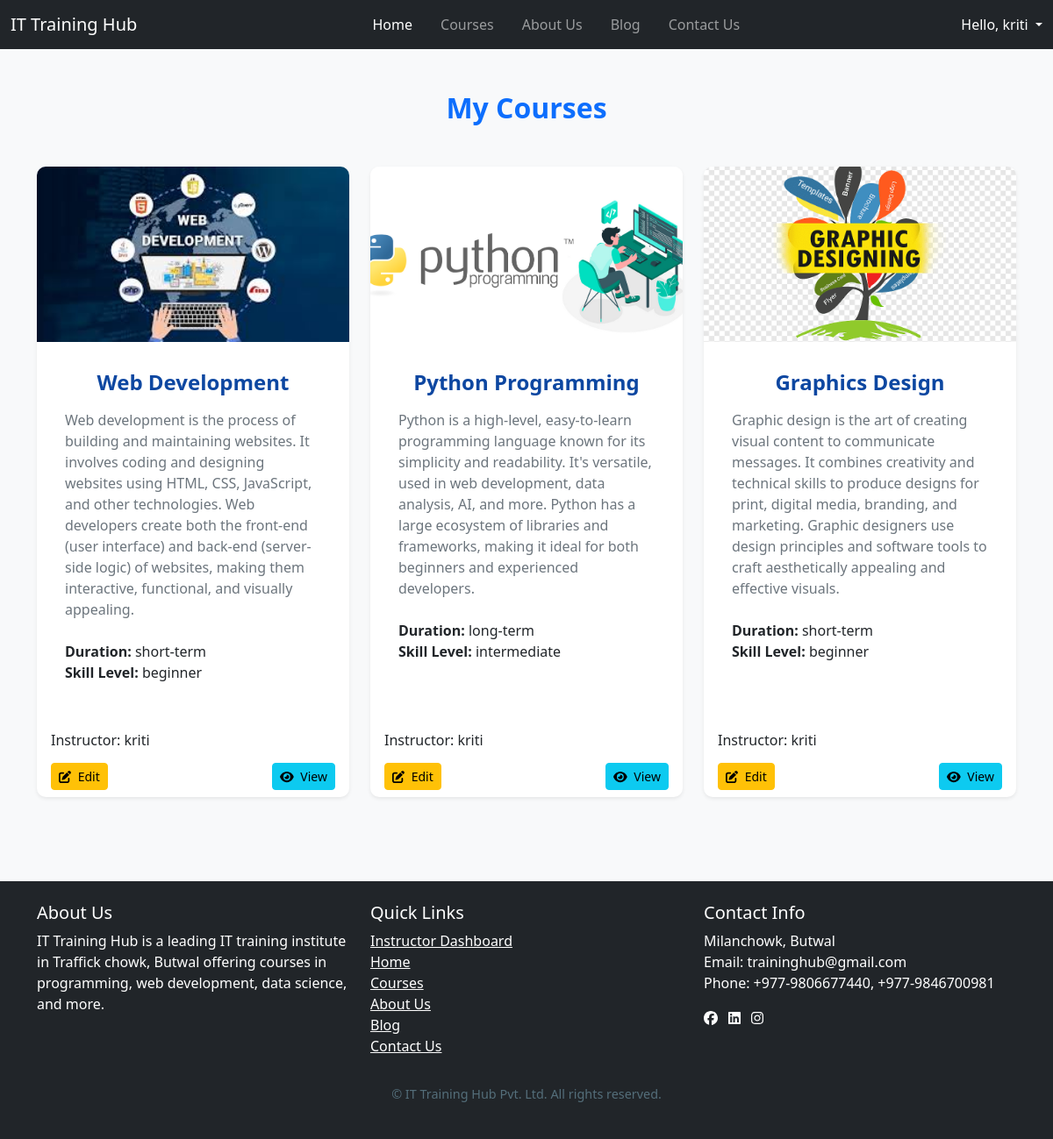
Page /instructor/mycourse/ (signed in) on the committed database.
### myapp/models.py (models this page shows, shortened)
class CustomUser(AbstractUser):
    USER_TYPE = (
        ("student", "Student"),
        ("instructor", "Instructor"),
    )
    user_type = models.CharField(max_length=100, choices=USER_TYPE)
    instructor_applied = models.BooleanField(default=False)
    instructor_approved = models.BooleanField(default=False)
    is_active = models.BooleanField(default=True)
    user_profile_image = models.ImageField(upload_to="images/profile_images/")
    phone = models.CharField(max_length=15, blank=True, null=True)
    address = models.TextField(blank=True, null=True)
    bio = models.TextField(blank=True, null=True)
    def __str__(self):
        return self.username

class Course(models.Model):
    SKILL_LEVEL_CHOICES = [
        ('beginner', 'Beginner'),
        ('intermediate', 'Intermediate'),
        ('advanced', 'Advanced'),
    ]
    DURATION_CHOICES = [
        ('short-term', 'Short-term'),
        ('long-term', 'Long-term'),
    ]
    instructor = models.ForeignKey(
    settings.AUTH_USER_MODEL,
    on_delete=models.CASCADE,
    null=True,
    blank=True,
    related_name='courses'
)
    name = models.CharField(max_length=300)
    old_fee = models.DecimalField(max_digits=8, decimal_places=2, null=True, blank=True)
    description = models.TextField()
    duration = models.CharField(max_length=20, choices=DURATION_CHOICES)
    fee = models.DecimalField(max_digits=10, decimal_places=2)
    skill_level = models.CharField(max_length=20, choices=SKILL_LEVEL_CHOICES)
    prerequisites = models.TextField(blank=True)
    image = models.ImageField(upload_to='courses/', blank=True, null=True)
    promo_video_url = models.URLField(max_length=350, blank=True, null=True, help_text="YouTube/Vimeo embed URL")
    syllabus_video = models.FileField(upload_to='course_videos/', blank=True, null=True,
                                   help_text="Upload video file if not using URL")
    syllabus_text = models.TextField(blank=True, help_text="Detailed course syllabus")
    created_at = models.DateTimeField(default=timezone.now)
    updated_at = models.DateTimeField(auto_now=True)

### instructorapp/views.py (the view)
# urls.py: path("mycourse/", mycourse, name="mycourse"),
def mycourse(request):
    courses = Course.objects.filter(instructor=request.user)
    return render(request, 'instructor/mycourse.html', {'courses': courses})

### instructorapp/templates/instructor/mycourse.html (shortened to what this page needs)
{% extends 'base3.html' %}
{% load static %}
{% block content %}
<section class="courses-section py-5">
  <div class="container">
    <h2 class="text-center fw-bold text-primary mb-5">My Courses</h2>
    <div class="row row-cols-1 row-cols-md-2 row-cols-lg-3 g-4">
      {% if courses %}
        {% for course in courses %}
          <div class="col">
            <div class="card h-100 shadow-sm">
              {% if course.image %}
                <img src="{{ course.image.url }}" class="card-img-top" alt="{{ course.name }}">
              {% else %}
                <img src="{% static 'images/default-course.jpg' %}" class="card-img-top" alt="Default Course Image">
              {% endif %}
              <div class="card-body">
                <h5 class="card-title">{{ course.name }}</h5>
                <p class="card-text">{{ course.description }}</p>
                <ul class="list-unstyled">
                  <li><strong>Duration:</strong> {{ course.duration}}</li>
                  <li><strong>Skill Level:</strong> {{ course.skill_level }}</li>
                </ul>
              </div>
              <div class="card-footer bg-transparent">
                <div class="d-flex align-items-center">
                  <div>
                    <h6 class="mb-0">Instructor: {{ course.instructor }}</h6>
                  </div>
                </div>
              </div>
              <div class="card-footer bg-transparent">
                <div class="d-flex justify-content-between">
                  <a href="{% url 'edit_course' course.pk %}" class="btn btn-warning btn-sm">
                    <i class="fas fa-edit me-1"></i> Edit
                  </a>
                  <a href="{% url 'view_course' course.pk %}" class="btn btn-info btn-sm">
                    <i class="fas fa-eye me-1"></i> View
                  </a>
                </div>
              </div>
            </div>
          </div>
        {% endfor %}
      {% else %}
        <p>No courses created yet. Start by creating your first course!</p>
      {% endif %}
    </div>
  </div>
</section>
{% endblock content %}

### instructorapp/templates/base3.html (shortened to what this page needs)
<!DOCTYPE html>
{% load static %}
<html lang="en">
<head>
    <link href="https://cdn.jsdelivr.net/npm/bootstrap@5.3.3/dist/css/bootstrap.min.css" rel="stylesheet"
>
    <link href="https://cdnjs.cloudflare.com/ajax/libs/font-awesome/6.0.0-beta3/css/all.min.css" rel="stylesheet">
    <link href="https://cdn.jsdelivr.net/npm/bootstrap-icons@1.11.3/font/bootstrap-icons.css" rel="stylesheet">
    <link rel="stylesheet" href="https://cdn.jsdelivr.net/npm/alertifyjs@1.14.0/build/css/alertify.min.css">
    <link rel="stylesheet" href="https://cdn.jsdelivr.net/npm/alertifyjs@1.14.0/build/css/themes/default.min.css">
    <link rel="stylesheet" href="//cdn.jsdelivr.net/npm/alertifyjs@1.14.0/build/css/themes/default.min.css" />
    <link rel="stylesheet" href="{% static 'css/style.css' %}">
</head>
<body>
    <nav class="navbar navbar-expand-lg navbar-dark bg-dark">
        <div class="container-fluid">
            <a class="navbar-brand" href="#">IT Training Hub</a>
            <div class="collapse navbar-collapse" id="navbarNav">
                <ul class="navbar-nav mx-auto">
                    <li class="nav-item me-3">
                        <a class="nav-link active" aria-current="page" href="{% url 'home' %}">Home</a>
                    </li>
                    <li class="nav-item me-3">
                        <a class="nav-link" href="{% url 'course' %}">Courses</a>
                    </li>
                    <li class="nav-item me-3">
                        <a class="nav-link" href="{% url 'about' %}">About Us</a>
                    </li>
                    <li class="nav-item me-3">
                        <a class="nav-link" href="{% url 'blog_list' %}">Blog</a>
                    </li>
                    <li class="nav-item">
                        <a class="nav-link" href="{% url 'contact' %}">Contact Us</a>
                    </li>
                </ul>
                {% if user.is_authenticated %}
                <div class="dropdown">
                    <a class="nav-link dropdown-toggle text-white" href="#" role="button" id="profileDropdown"
                        data-bs-toggle="dropdown" aria-expanded="false">
                        Hello, {{ user.username }}
                    </a>
                </div>
                {% else %}
                <a class="nav-link text-white" href="{% url 'login' %}"><button type="submit" class="btn btn-outline-success btn-light">Login</button></a>
                {% endif %}
            </div>
        </div>
    </nav>
    {% block content %}
    {% endblock content %}
    <footer class="bg-dark text-white mt-5">
        <div class="container py-4">
            <div class="row">
                <div class="col-md-4">
                    <h5>About Us</h5>
                    <p>IT Training Hub is a leading IT training institute in Traffick chowk, Butwal offering courses in
                        programming, web development, data science, and more.</p>
                </div>
                <div class="col-md-4">
                    <h5>Quick Links</h5>
                    <ul class="list-unstyled">
                        <li>
                            {% if user.is_authenticated %}
                            <a href="{% url 'instructordashboard' %}" class="text-white">Instructor Dashboard</a>
                            {% else %}
                            <a href="{% url 'login' %}" class="text-white">Login</a>
                            {% endif %}
                        </li>
                        <li><a href="{% url 'home' %}" class="text-white">Home</a></li>
                        <li><a href="{% url 'course' %}" class="text-white">Courses</a></li>
                        <li><a href="{% url 'about' %}" class="text-white">About Us</a></li>
                        <li><a href="{% url 'blog_list' %}" class="text-white">Blog</a></li>
                        <li><a href="{% url 'contact' %}" class="text-white">Contact Us</a></li>
                    </ul>
                </div>
                <div class="col-md-4">
                    <h5>Contact Info</h5>
                    <ul class="list-unstyled">
                        <li>Milanchowk, Butwal</li>
                        <li>Email: traininghub@gmail.com</li>
                        <li>Phone: +977-9806677440, +977-9846700981</li>
                    </ul>
                    <div class="mt-3">
                        <a href="#" class="text-white me-2"><i class="fab fa-facebook"></i></a>
                        <a href="#" class="text-white me-2"><i class="fab fa-linkedin"></i></a>
                        <a href="#" class="text-white me-2"><i class="fab fa-instagram"></i></a>
                    </div>
                </div>
            </div>
            <div class="text-center mt-3">
                <p>&copy; {{date}} IT Training Hub Pvt. Ltd. All rights reserved.</p>
            </div>
        </div>
    </footer>
</body>
</html>

### myapp/static/css/style.css (style rules this page uses)
.courses-section { padding: 60px 0; }
.courses-section .card { border: none; border-radius: 10px; transition: transform 0.3s ease, box-shadow 0.3s ease; }
.courses-section .card-img-top { border-top-left-radius: 10px; border-top-right-radius: 10px; height: 200px; object-fit: cover; }
.courses-section .card-title { font-size: 1.5rem; font-weight: bold; margin-bottom: 1rem; }
.courses-section .card-text { font-size: 1rem; color: #6c757d; margin-bottom: 1.5rem; }
.courses-section .card-footer { border-top: none; background-color: transparent; }
.card { border: none; border-radius: 10px; box-shadow: 0 4px 12px rgba(0, 0, 0, 0.1); transition: transform 0.3s ease, box-shadow 0.3s ease; }
.card-body { padding: 30px; }
.card-title { font-size: 2rem; font-weight: bold; margin-bottom: 1.5rem; color: #0d47a1; text-align: center; }
.text-center p { margin-top: 1rem; font-size: 0.9rem; color: #546e7a; }
body { background-color: #f8f9fa; }
.card-body { padding: 2rem; }

### rows in the picture
CustomUser: username "kriti"
Course: image (picture), name "Web Development", description "Web development is the process of building and maintaining websites. It involves coding and designing websites using HTML, CSS, JavaScript, and other technologies. Web developers create both the front-end (user interface) and back-end (server-side logic) of websites, making them interactive, functional, and visually appealing.", duration "short-term", skill_level "beginner", instructor "kriti"
Course: image (picture), name "Python Programming", description "Python is a high-level, easy-to-learn programming language known for its simplicity and readability. It's versatile, used in web development, data analysis, AI, and more. Python has a large ecosystem of libraries and frameworks, making it ideal for both beginners and experienced developers.", duration "long-term", skill_level "intermediate", instructor "kriti"
Course: image (picture), name "Graphics Design", description "Graphic design is the art of creating visual content to communicate messages. It combines creativity and technical skills to produce designs for print, digital media, branding, and marketing. Graphic designers use design principles and software tools to craft aesthetically appealing and effective visuals.", duration "short-term", skill_level "beginner", instructor "kriti"
